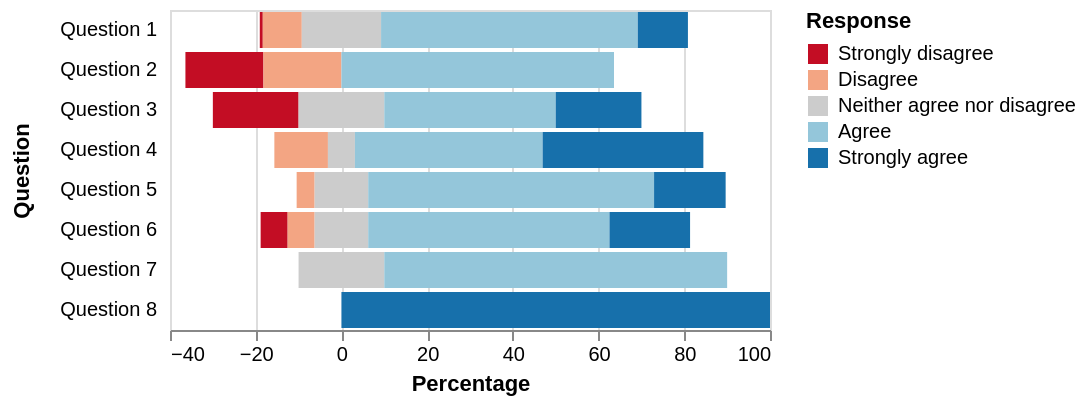

Express this chart as Vega-Lite.
### Vega-Lite specification from a JSON file in a GitHub repository (floating-point values rounded to 4 significant figures)
{"$schema": "https://vega.github.io/schema/vega-lite/v6.json", "description": "A diverging stacked bar chart for sentiments towards a set of eight questions, displayed as percentages with neutral responses straddling the 0% mark", "data": {"values": [{"question": "Question 1", "type": "Strongly disagree", "value": 24, "percentage": 0.7}, {"question": "Question 1", "type": "Disagree", "value": 294, "percentage": 9.1}, {"question": "Question 1", "type": "Neither agree nor disagree", "value": 594, "percentage": 18.5}, {"question": "Question 1", "type": "Agree", "value": 1927, "percentage": 59.9}, {"question": "Question 1", "type": "Strongly agree", "value": 376, "percentage": 11.7}, {"question": "Question 2", "type": "Strongly disagree", "value": 2, "percentage": 18.2}, {"question": "Question 2", "type": "Disagree", "value": 2, "percentage": 18.2}, {"question": "Question 2", "type": "Neither agree nor disagree", "value": 0, "percentage": 0}, {"question": "Question 2", "type": "Agree", "value": 7, "percentage": 63.6}, {"question": "Question 2", "type": "Strongly agree", "value": 11, "percentage": 0}, {"question": "Question 3", "type": "Strongly disagree", "value": 2, "percentage": 20}, {"question": "Question 3", "type": "Disagree", "value": 0, "percentage": 0}, {"question": "Question 3", "type": "Neither agree nor disagree", "value": 2, "percentage": 20}, {"question": "Question 3", "type": "Agree", "value": 4, "percentage": 40}, {"question": "Question 3", "type": "Strongly agree", "value": 2, "percentage": 20}, {"question": "Question 4", "type": "Strongly disagree", "value": 0, "percentage": 0}, {"question": "Question 4", "type": "Disagree", "value": 2, "percentage": 12.5}, {"question": "Question 4", "type": "Neither agree nor disagree", "value": 1, "percentage": 6.3}, {"question": "Question 4", "type": "Agree", "value": 7, "percentage": 43.8}, {"question": "Question 4", "type": "Strongly agree", "value": 6, "percentage": 37.5}, {"question": "Question 5", "type": "Strongly disagree", "value": 0, "percentage": 0}, {"question": "Question 5", "type": "Disagree", "value": 1, "percentage": 4.2}, {"question": "Question 5", "type": "Neither agree nor disagree", "value": 3, "percentage": 12.5}, {"question": "Question 5", "type": "Agree", "value": 16, "percentage": 66.7}, {"question": "Question 5", "type": "Strongly agree", "value": 4, "percentage": 16.7}, {"question": "Question 6", "type": "Strongly disagree", "value": 1, "percentage": 6.3}, {"question": "Question 6", "type": "Disagree", "value": 1, "percentage": 6.3}, {"question": "Question 6", "type": "Neither agree nor disagree", "value": 2, "percentage": 12.5}, {"question": "Question 6", "type": "Agree", "value": 9, "percentage": 56.3}, {"question": "Question 6", "type": "Strongly agree", "value": 3, "percentage": 18.8}, {"question": "Question 7", "type": "Strongly disagree", "value": 0, "percentage": 0}, {"question": "Question 7", "type": "Disagree", "value": 0, "percentage": 0}, {"question": "Question 7", "type": "Neither agree nor disagree", "value": 1, "percentage": 20}, {"question": "Question 7", "type": "Agree", "value": 4, "percentage": 80}, {"question": "Question 7", "type": "Strongly agree", "value": 0, "percentage": 0}, {"question": "Question 8", "type": "Strongly disagree", "value": 0, "percentage": 0}, {"question": "Question 8", "type": "Disagree", "value": 0, "percentage": 0}, {"question": "Question 8", "type": "Neither agree nor disagree", "value": 0, "percentage": 0}, {"question": "Question 8", "type": "Agree", "value": 0, "percentage": 0}, {"question": "Question 8", "type": "Strongly agree", "value": 2, "percentage": 100}]}, "transform": [{"calculate": "if(datum.type === 'Strongly disagree',-2,0) + if(datum.type==='Disagree',-1,0) + if(datum.type =='Neither agree nor disagree',0,0) + if(datum.type ==='Agree',1,0) + if(datum.type ==='Strongly agree',2,0)", "as": "q_order"}, {"calculate": "if(datum.type === 'Disagree' || datum.type === 'Strongly disagree', datum.percentage,0) + if(datum.type === 'Neither agree nor disagree', datum.percentage / 2,0)", "as": "signed_percentage"}, {"stack": "percentage", "as": ["v1", "v2"], "groupby": ["question"]}, {"joinaggregate": [{"field": "signed_percentage", "op": "sum", "as": "offset"}], "groupby": ["question"]}, {"calculate": "datum.v1 - datum.offset", "as": "nx"}, {"calculate": "datum.v2 - datum.offset", "as": "nx2"}], "mark": "bar", "encoding": {"x": {"field": "nx", "type": "quantitative", "title": "Percentage"}, "x2": {"field": "nx2"}, "y": {"field": "question", "type": "nominal", "title": "Question", "axis": {"offset": 5, "ticks": false, "minExtent": 60, "domain": false}}, "color": {"field": "type", "type": "nominal", "title": "Response", "scale": {"domain": ["Strongly disagree", "Disagree", "Neither agree nor disagree", "Agree", "Strongly agree"], "range": ["#c30d24", "#f3a583", "#cccccc", "#94c6da", "#1770ab"], "type": "ordinal"}}}}
